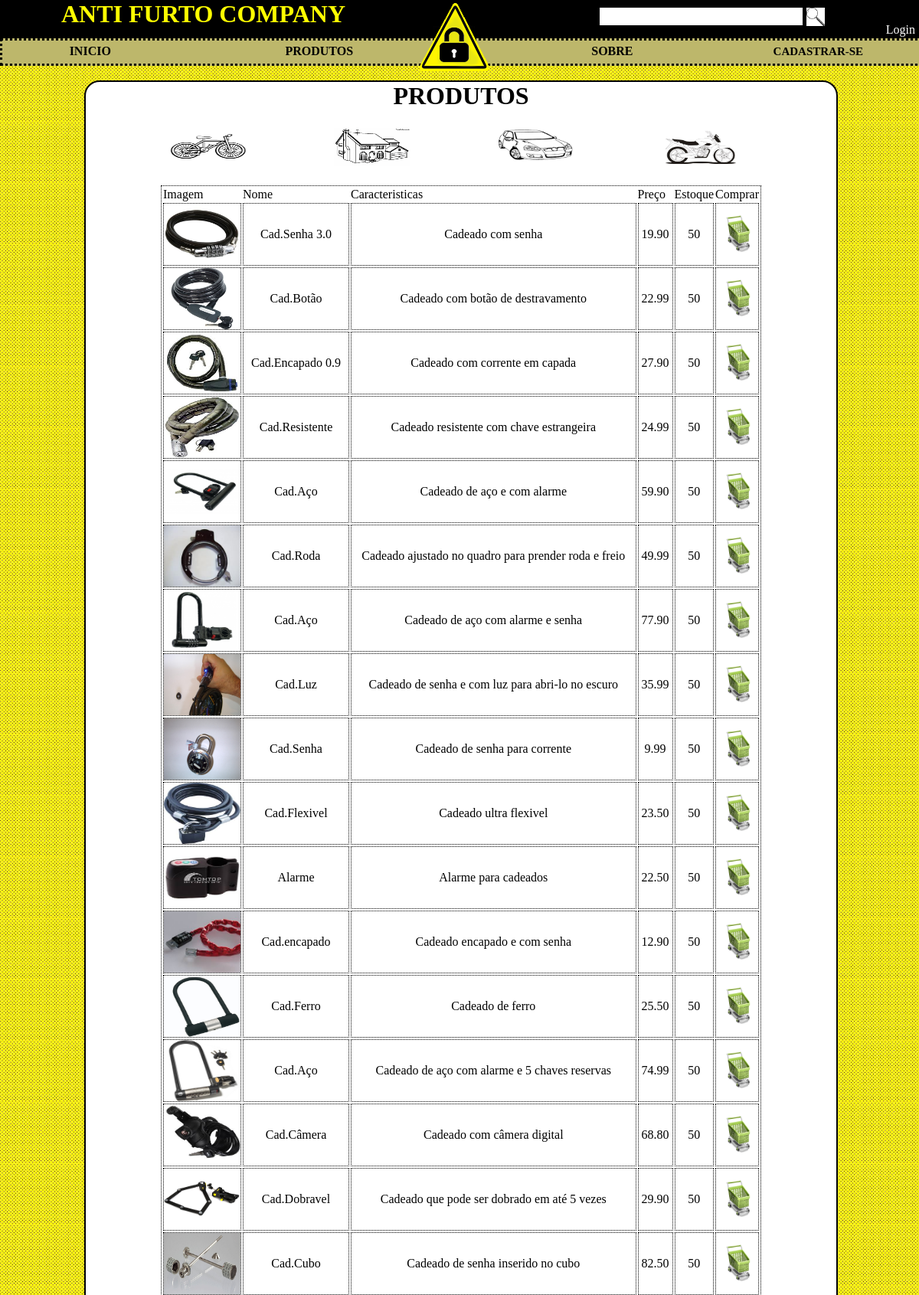
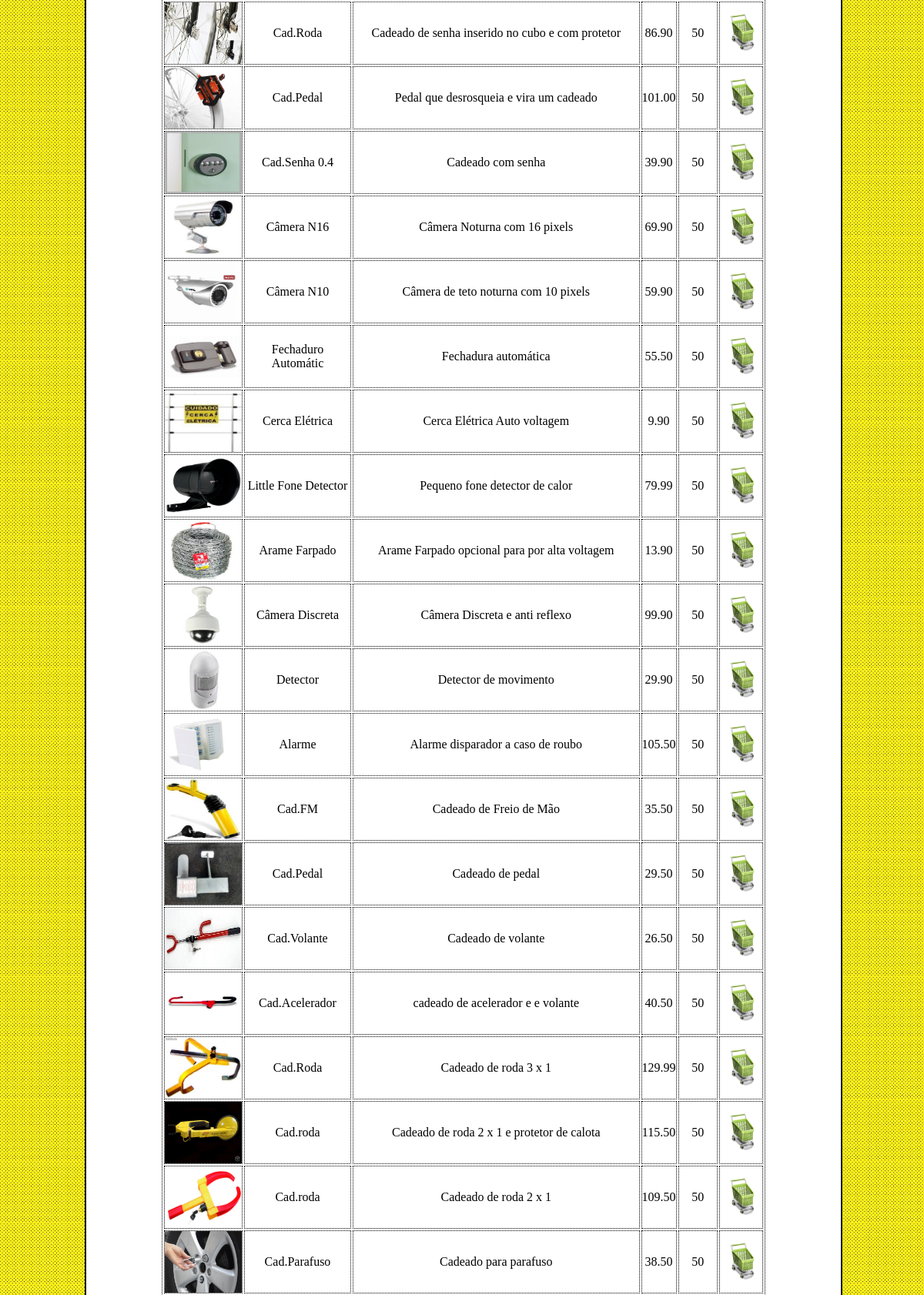
The app's page /SITE/produtos.php (upper part) with its own data (2 pictures, top to bottom).
### tables this page shows
CREATE TABLE `produto` (
  `descricao` varchar(60) NOT NULL,
  `cod_produto` int(11) NOT NULL AUTO_INCREMENT,
  `nome_produto` varchar(20) NOT NULL,
  `preco` decimal(10,2) NOT NULL,
  `foto` varchar(40) NOT NULL,
  `estoque` int(11) NOT NULL,
  `cod_fornecedor` int(11) DEFAULT NULL,
  `categoria` varchar(20) DEFAULT NULL,
  PRIMARY KEY (`cod_produto`),
  KEY `cod_fornecedor` (`cod_fornecedor`),
  KEY `categoria` (`categoria`),
  CONSTRAINT `produto_ibfk_1` FOREIGN KEY (`cod_fornecedor`) REFERENCES `fornecedor` (`cod_fornecedor`),
  CONSTRAINT `produto_ibfk_2` FOREIGN KEY (`categoria`) REFERENCES `categoria` (`nome`)
);

### SITE/produtos.php (the view, shortened to what this page needs)
<?php
	include "templete/topo.php";
?>
	<center><h1>PRODUTOS</h1></center><br>
	<div style="height:60px; margin-bottom:20px">
		<a href="categoria_bike.php"> <img src="image/bicicleta.gif" class="categoria_menu"></a>
		<a href="categoria_casa.php"> <img src="image/casa.gif" class="categoria_menu"></a>
		<a href="categoria_carro.php"> <img src="image/carro.jpg" class="categoria_menu"></a>
		<a href="categoria_moto.php"> <img src="image/moto.jpg" class="categoria_menu"></a>
	</div>
	<table class="tabela_cliente" width = 80%>
		<tr>
			<td>Imagem</td>
			<td>Nome</td>
			<td>Caracteristicas</td>
			<td>Preço</td>
			<td>Estoque</td>
			<td>Comprar</td>
		</tr>
	<?php
		$sql = "select * from produto WHERE estoque > 0;";
		$rs = mysql_query($sql, $con);
		while($valor = mysql_fetch_array($rs)){ ?>
		<tr>
			<td class="item_tabela_cliente"><img src='admin/imagens_produtos/<?php echo $valor["foto"]==null?"nouser.png":$valor["foto"];?>' alt="X" width="100" height="80"></td>
			<td class="item_tabela_cliente"><?=$valor["nome_produto"]?></td>
			<td class="item_tabela_cliente"><?=$valor["descricao"]?></td>
			<td class="item_tabela_cliente"><?=$valor["preco"]?></td>
			<td class="item_tabela_cliente"><?=$valor["estoque"]?></td>
			<td class="item_tabela_cliente" align='center'><a href='comprar.php?cod=<?php echo $valor["cod_produto"];?>'><img src='icones/carrinhu_de_compras2.jpg' alt = 'comprar' height='50'></a></td>
		</tr>
	<?php
		}
	?>
	</table>
<?php
	include "templete/rodape.php";
?>

### SITE/css/css.css (style rules this page uses)
* { padding: 0px; margin: 0px; border: 0px; }
body { background-image: url("fundo2.jpg"); }
.tabela_cliente { border-style: dotted; border-width: thin; border-color: #000000; margin: 0 auto; margin-bottom: 20px; }
.item_tabela_cliente { border-style: dotted; border-width: thin; border-color: #000000; text-align: center; }
.categoria_menu { width: 100px; height: 50px; margin-left:110px; margin-bottom: 15px; margin-top: 5px; }
a,img { border: none; }

### records on screen
produto: foto (picture), nome_produto "Cad.Senha 3.0", descricao "Cadeado com senha", preco "19.90", estoque "50"
produto: foto (picture), nome_produto "Cad.Botão", descricao "Cadeado com botão de destravamento", preco "22.99", estoque "50"
produto: foto (picture), nome_produto "Cad.Encapado 0.9", descricao "Cadeado com corrente em capada", preco "27.90", estoque "50"
produto: foto (picture), nome_produto "Cad.Resistente", descricao "Cadeado resistente com chave estrangeira", preco "24.99", estoque "50"
produto: foto (picture), nome_produto "Cad.Aço", descricao "Cadeado de aço e com alarme", preco "59.90", estoque "50"
produto: foto (picture), nome_produto "Cad.Roda", descricao "Cadeado ajustado no quadro para prender roda e freio", preco "49.99", estoque "50"
produto: foto (picture), nome_produto "Cad.Aço", descricao "Cadeado de aço com alarme e senha", preco "77.90", estoque "50"
produto: foto (picture), nome_produto "Cad.Luz", descricao "Cadeado de senha e com luz para abri-lo no escuro", preco "35.99", estoque "50"
produto: foto (picture), nome_produto "Cad.Senha", descricao "Cadeado de senha para corrente", preco "9.99", estoque "50"
produto: foto (picture), nome_produto "Cad.Flexivel", descricao "Cadeado ultra flexivel", preco "23.50", estoque "50"
produto: foto (picture), nome_produto "Alarme", descricao "Alarme para cadeados", preco "22.50", estoque "50"
produto: foto (picture), nome_produto "Cad.encapado", descricao "Cadeado encapado e com senha", preco "12.90", estoque "50"
produto: foto (picture), nome_produto "Cad.Ferro", descricao "Cadeado de ferro", preco "25.50", estoque "50"
produto: foto (picture), nome_produto "Cad.Aço", descricao "Cadeado de aço com alarme e 5 chaves reservas", preco "74.99", estoque "50"
produto: foto (picture), nome_produto "Cad.Câmera", descricao "Cadeado com câmera digital", preco "68.80", estoque "50"
produto: foto (picture), nome_produto "Cad.Dobravel", descricao "Cadeado que pode ser dobrado em até 5 vezes", preco "29.90", estoque "50"
produto: foto (picture), nome_produto "Cad.Cubo", descricao "Cadeado de senha inserido no cubo", preco "82.50", estoque "50"
produto: foto (picture), nome_produto "Cad.Roda", descricao "Cadeado de senha inserido no cubo e com protetor", preco "86.90", estoque "50"
produto: foto (picture), nome_produto "Cad.Pedal", descricao "Pedal que desrosqueia e vira um cadeado", preco "101.00", estoque "50"
produto: foto (picture), nome_produto "Cad.Senha 0.4", descricao "Cadeado com senha", preco "39.90", estoque "50"
produto: foto (picture), nome_produto "Câmera N16", descricao "Câmera Noturna com 16 pixels", preco "69.90", estoque "50"
produto: foto (picture), nome_produto "Câmera N10", descricao "Câmera de teto noturna com 10 pixels", preco "59.90", estoque "50"
produto: foto (picture), nome_produto "Fechaduro Automátic", descricao "Fechadura automática", preco "55.50", estoque "50"
produto: foto (picture), nome_produto "Cerca Elétrica", descricao "Cerca Elétrica Auto voltagem", preco "9.90", estoque "50"
produto: foto (picture), nome_produto "Little Fone Detector", descricao "Pequeno fone detector de calor", preco "79.99", estoque "50"
produto: foto (picture), nome_produto "Arame Farpado", descricao "Arame Farpado opcional para por alta voltagem", preco "13.90", estoque "50"
produto: foto (picture), nome_produto "Câmera Discreta", descricao "Câmera Discreta e anti reflexo", preco "99.90", estoque "50"
produto: foto (picture), nome_produto "Detector", descricao "Detector de movimento", preco "29.90", estoque "50"
produto: foto (picture), nome_produto "Alarme", descricao "Alarme disparador a caso de roubo", preco "105.50", estoque "50"
produto: foto (picture), nome_produto "Cad.FM", descricao "Cadeado de Freio de Mão", preco "35.50", estoque "50"
produto: foto (picture), nome_produto "Cad.Pedal", descricao "Cadeado de pedal", preco "29.50", estoque "50"
produto: foto (picture), nome_produto "Cad.Volante", descricao "Cadeado de volante", preco "26.50", estoque "50"
produto: foto (picture), nome_produto "Cad.Acelerador", descricao "cadeado de acelerador e e volante", preco "40.50", estoque "50"
produto: foto (picture), nome_produto "Cad.Roda", descricao "Cadeado de roda 3 x 1", preco "129.99", estoque "50"
produto: foto (picture), nome_produto "Cad.roda", descricao "Cadeado de roda 2 x 1 e protetor de calota", preco "115.50", estoque "50"
produto: foto (picture), nome_produto "Cad.roda", descricao "Cadeado de roda 2 x 1", preco "109.50", estoque "50"
produto: foto (picture), nome_produto "Cad.Parafuso", descricao "Cadeado para parafuso", preco "38.50", estoque "50"
